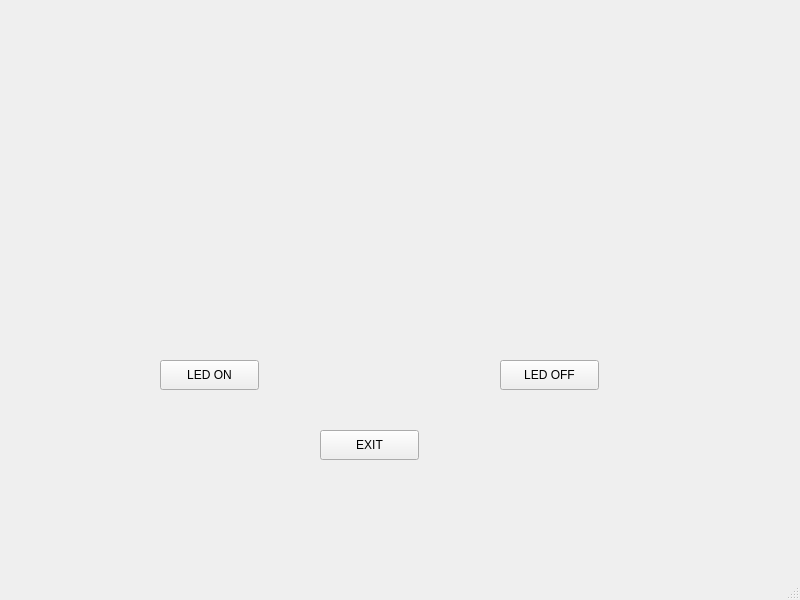
<?xml version="1.0" encoding="UTF-8"?>
<ui version="4.0">
 <class>MainWindow</class>
 <widget class="QMainWindow" name="MainWindow">
  <property name="geometry">
   <rect>
    <x>0</x>
    <y>0</y>
    <width>800</width>
    <height>600</height>
   </rect>
  </property>
  <property name="windowTitle">
   <string>MainWindow</string>
  </property>
  <widget class="QWidget" name="centralwidget">
   <widget class="QPushButton" name="btn_1">
    <property name="geometry">
     <rect>
      <x>160</x>
      <y>360</y>
      <width>99</width>
      <height>30</height>
     </rect>
    </property>
    <property name="text">
     <string>LED ON</string>
    </property>
   </widget>
   <widget class="QPushButton" name="btn_2">
    <property name="geometry">
     <rect>
      <x>500</x>
      <y>360</y>
      <width>99</width>
      <height>30</height>
     </rect>
    </property>
    <property name="text">
     <string>LED OFF</string>
    </property>
   </widget>
   <widget class="QPushButton" name="btn_3">
    <property name="geometry">
     <rect>
      <x>320</x>
      <y>430</y>
      <width>99</width>
      <height>30</height>
     </rect>
    </property>
    <property name="text">
     <string>EXIT</string>
    </property>
   </widget>
  </widget>
  <widget class="QMenuBar" name="menubar">
   <property name="geometry">
    <rect>
     <x>0</x>
     <y>0</y>
     <width>800</width>
     <height>28</height>
    </rect>
   </property>
  </widget>
  <widget class="QStatusBar" name="statusbar"/>
 </widget>
 <resources/>
 <connections>
  <connection>
   <sender>btn_3</sender>
   <signal>clicked()</signal>
   <receiver>MainWindow</receiver>
   <slot>slot1()</slot>
   <hints>
    <hint type="sourcelabel">
     <x>384</x>
     <y>479</y>
    </hint>
    <hint type="destinationlabel">
     <x>377</x>
     <y>517</y>
    </hint>
   </hints>
  </connection>
 </connections>
 <slots>
  <slot>btn1_1()</slot>
  <slot>btn2Func()</slot>
  <slot>slot1()</slot>
 </slots>
</ui>
